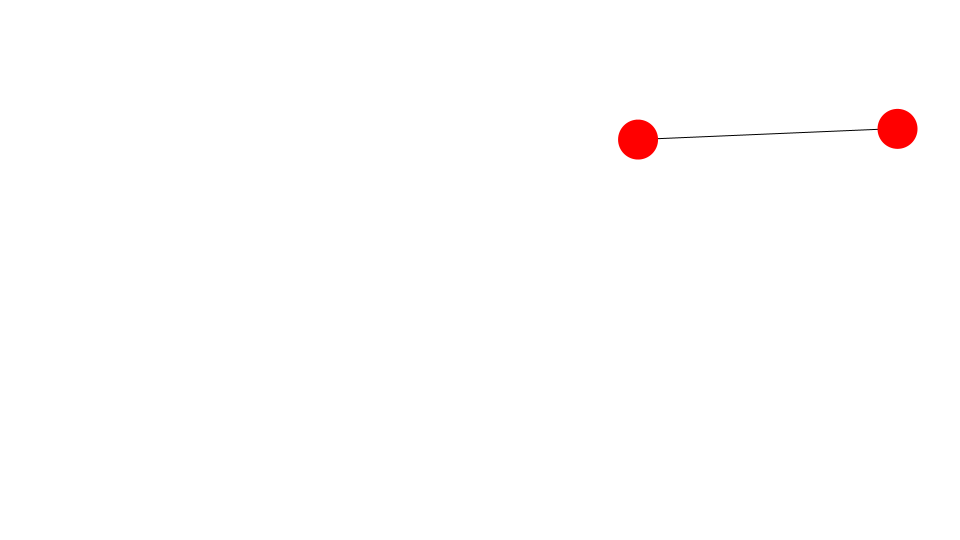
Frame 1 (no input)
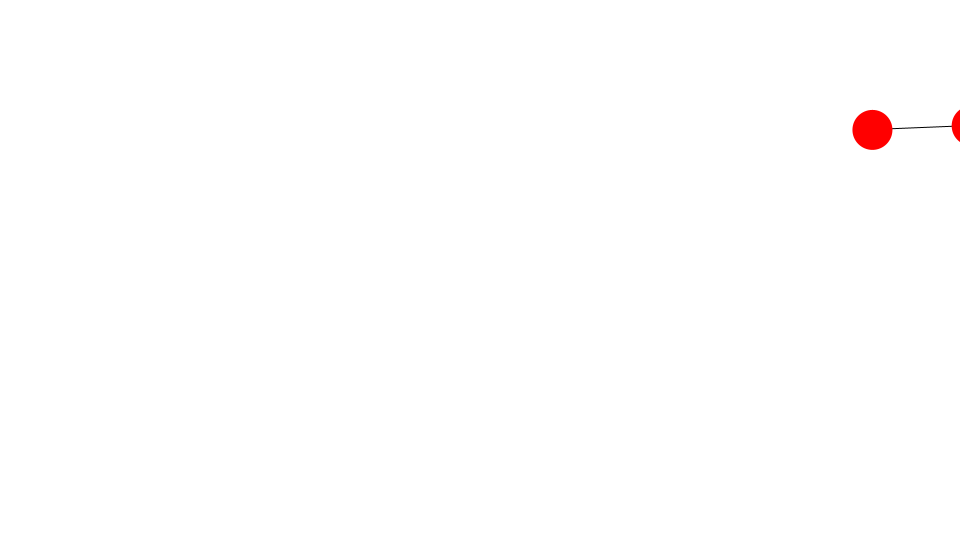
Frame 60 (the mouse pressed at the canvas centre just before this capture)
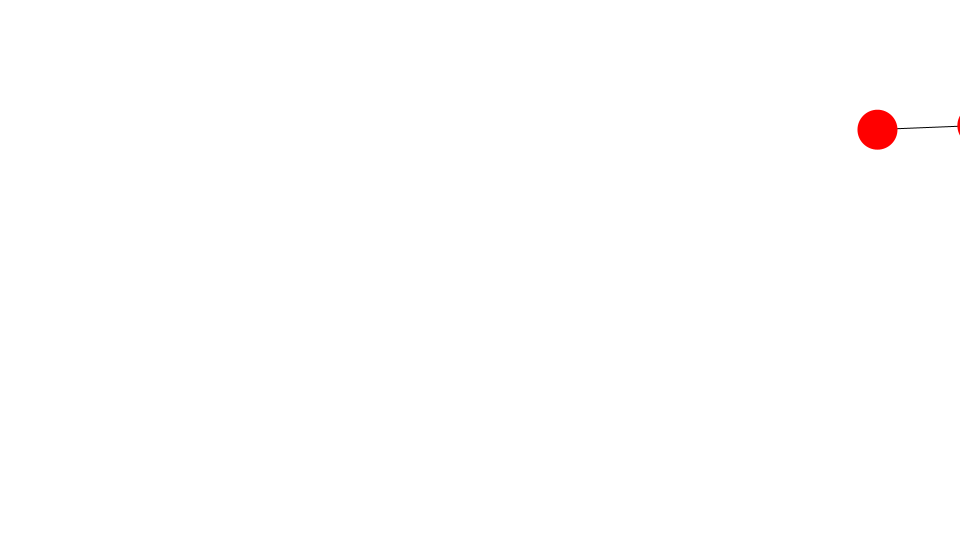
Frame 120 (the mouse held since frame 60 and released just before this capture)

The Processing sketch that drew these frames (run headless with seeded random() and noise(); from frame 60 on, the mouse is pressed at the canvas centre):

// Processing sketch: DoubleSpring
// ── DoubleSpring.pde
Ball ball0;
Ball ball1;
Boolean ball0Dragging = false;
Boolean ball1Dragging = false;
float spring = 0.1;
float friction = 0.9;
int springLength = 100;

void setup() {
  size(960, 540);
  frameRate(30);
  initialize();
}

void initialize() {
  smooth();
  noStroke();
  ball0 = new Ball();
  ball0.x = random(width);
  ball0.y = random(height);
  ball0.radius = 20;
  ball0.setFillColor(color(255, 0, 0));
  ball1 = new Ball();
  ball1.x = random(width);
  ball1.y = random(height);
  ball1.radius = 20;
  ball1.setFillColor(color(255, 0, 0));
}

void draw() {
  background(255);
  
  if(!ball0Dragging){
    springTo(ball0, ball1);
  }
      
  if(!ball1Dragging){
    springTo(ball1, ball0);
  }
  
  stroke(0);
  line(ball0.x, ball0.y, ball1.x, ball1.y);
  
  noStroke();
  ball0.update();
  ball1.update();
}

void springTo(Ball ballA, Ball ballB) {
  float dx = ballB.x - ballA.x;
  float dy = ballB.y - ballA.y;
  float angle = atan2(dy, dx);
  float targetX = ballB.x - cos(angle) * springLength;
  float targetY = ballB.y - sin(angle) * springLength;
  ballA.vx += (targetX - ballA.x) * spring;
  ballA.vy += (targetY - ballA.y) * spring;
  ballA.vx *= friction;
  ballA.vy *= friction;
  ballA.x += ballA.vx;
  ballA.y += ballA.vy;
}

void mousePressed() {   
  ball0.startDrag();
  ball1.startDrag();
  if(ball0.isRollOver) {
    ball0Dragging = true;
  }
  if(ball1.isRollOver) {
    ball1Dragging = true;
  }
}

void mouseReleased() {
  ball0.stopDrag();
  ball1.stopDrag();
  ball0Dragging = false;
  ball1Dragging = false;    
}

////////////////////////////////

class Ball extends Sprite {
  float radius;
  float vx, vy;
  
  Ball(){
    super();
  }
  
  void draw(){
    if(dist(mouseX, mouseY, x, y) < radius) {
      isRollOver = true;
    }else{
      isRollOver = false;
    }
    ellipse(0, 0, radius*2, radius*2);
  }
}

////////////////////////////////

class Sprite {
  float x, y;
  float scaleX, scaleY;
  float width, height;
  float rotation;
  boolean visible;
  color strokeColor;
  color fillColor;
  Boolean isStroke;
  Boolean isFill;
  Boolean isRollOver;
  Boolean locked;
  float xoff, yoff;
 
  Sprite() {
    x = 0.0;
    y = 0.0;
    scaleX = 1.0;
    scaleY = 1.0;
    rotation = 0.0;
    strokeColor = color(0);
    fillColor = color(0);
    isStroke = false;
    isFill = false;
    isRollOver = false;
    locked = false;
    visible = true;
  }
  
  void update() {
    if(! visible) return;
    pushMatrix();
    if(locked){
      x = mouseX - xoff;
      y = mouseY - yoff;
    }  
    translate(x, y);
    scale(scaleX, scaleY);
    rotate(rotation * PI / 180.0);
    if(isStroke) stroke(strokeColor);
    if(isFill) fill(fillColor);
    draw();
    popMatrix();
  }
  
  void setStrokeColor(color strokeColor) {
    this.strokeColor = strokeColor;
    isStroke = true;
  }
  
  void setFillColor(color fillColor) {
    this.fillColor = fillColor;
    isFill = true;
  }
  
  void startDrag() {
    if(isRollOver){
      locked = true;
      xoff = mouseX - x;
      yoff = mouseY - y;
    }
  }
  
  void stopDrag() {
    locked = false;
  }
  
  void draw() {}
}
